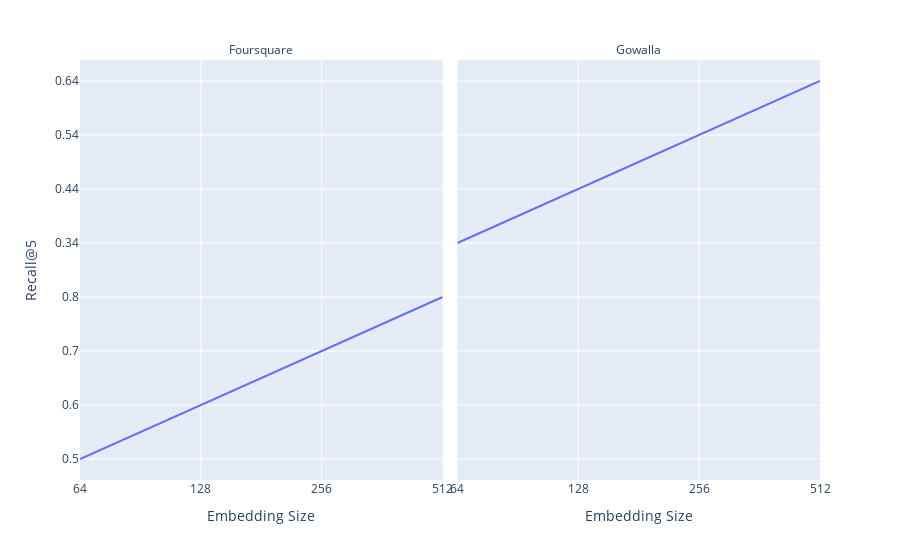

The notebook cell this image was saved under:
### Code cell
fig = px.line(df, x="emb_size", y="Recall@5", facet_col='Dataset')
fig.for_each_annotation(lambda a: a.update(text=a.text.split("=")[-1]) )
fig.update_xaxes(title = 'Embedding Size')
# fig.update_layout( # title="Plot Title",
#     yaxis_title="Recall@5", xaxis_title="Embedding Size",
#     # legend_title="Embedding Size"
# )
fig.show()

### Figure 1 — Plotly figure (JSON) as saved in the notebook; plotly's stock layout.template omitted (floating-point values rounded to 4 significant figures)
{"data": [{"hovertemplate": "Dataset=Foursquare<br>emb_size=%{x}<br>Recall@5=%{y}<extra></extra>", "legendgroup": "", "line": {"color": "#636efa", "dash": "solid"}, "marker": {"symbol": "circle"}, "mode": "lines", "name": "", "orientation": "v", "showlegend": false, "type": "scatter", "x": ["64", "128", "256", "512"], "xaxis": "x", "y": ["0.5", "0.6", "0.7", "0.8"], "yaxis": "y"}, {"hovertemplate": "Dataset=Gowalla<br>emb_size=%{x}<br>Recall@5=%{y}<extra></extra>", "legendgroup": "", "line": {"color": "#636efa", "dash": "solid"}, "marker": {"symbol": "circle"}, "mode": "lines", "name": "", "orientation": "v", "showlegend": false, "type": "scatter", "x": ["64", "128", "256", "512"], "xaxis": "x2", "y": ["0.34", "0.44", "0.54", "0.64"], "yaxis": "y2"}], "layout": {"annotations": [{"font": {}, "showarrow": false, "text": "Foursquare", "x": 0.245, "xanchor": "center", "xref": "paper", "y": 1, "yanchor": "bottom", "yref": "paper"}, {"font": {}, "showarrow": false, "text": "Gowalla", "x": 0.755, "xanchor": "center", "xref": "paper", "y": 1, "yanchor": "bottom", "yref": "paper"}], "legend": {"tracegroupgap": 0}, "margin": {"t": 60}, "xaxis": {"anchor": "y", "domain": [0, 0.49], "title": {"text": "Embedding Size"}}, "xaxis2": {"anchor": "y2", "domain": [0.51, 1], "matches": "x", "title": {"text": "Embedding Size"}}, "yaxis": {"anchor": "x", "domain": [0, 1], "title": {"text": "Recall@5"}}, "yaxis2": {"anchor": "x2", "domain": [0, 1], "matches": "y", "showticklabels": false}}}
